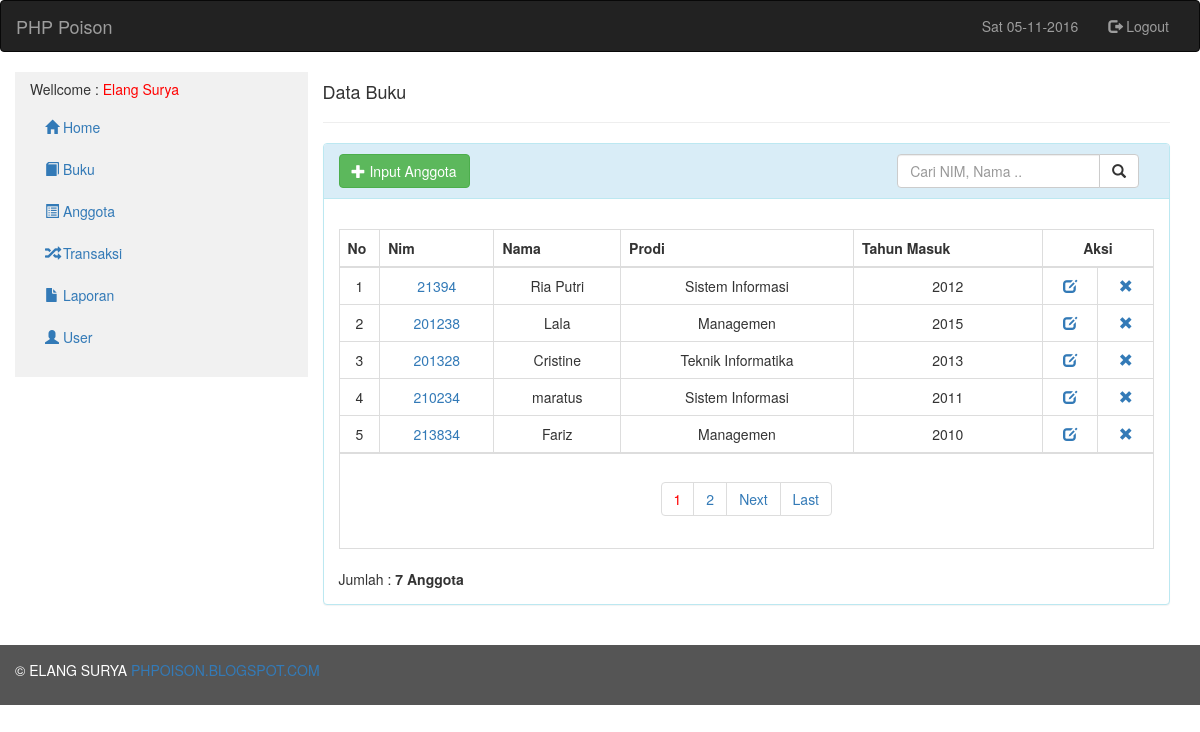
Screenshot of /admin/index.php?page=anggota (signed in) with the database file from the repository.
### tables this page shows
CREATE TABLE `tbl_anggota` (
  `nim` int(11) NOT NULL,
  `nama` varchar(250) NOT NULL,
  `tempat_lahir` varchar(50) NOT NULL,
  `tgl_lahir` varchar(15) NOT NULL,
  `jk` enum('L','P') NOT NULL,
  `prodi` varchar(50) NOT NULL,
  `thn_masuk` varchar(4) NOT NULL
);

### admin/anggota_data.php (the view, shortened to what this page needs)
<div class="col-sm-9">
      <h4>Data Buku</h4>
      <hr>
</div>
<div id="loginbox" style="margin-top: ;" class="mainbox col-md-9">
	<div class="panel panel-info">
		<div class="panel-heading">
			<a href="?page=anggota_input" class="btn btn-large btn-success"><span class="glyphicon glyphicon-plus"></span> Input Anggota</a>
			<div class="pull-right col-md-4">
				<form action="?page=anggota_search" method="post">
					<div class="input-group">
						<input type="text" name="cari" class="form-control" placeholder="Cari NIM, Nama ..">
						<span class="input-group-btn">
							<button type="submit" class="btn btn-default" type="button">
								<span class="glyphicon glyphicon-search"></span>
							</button>
						</span>
					</div>
				</form>
			</div>
		</div>
		<div style="padding-top: 10px" class="panel-body"><br>
			<table class="table table-bordered">
				<thead>
				<tr>
					<th width="5%">No</th>
					<th>Nim</th>
					<th>Nama</th>
					<th>Prodi</th>
					<th>Tahun Masuk</th>
					<th style="text-align: center;" colspan="2">Aksi</th>
				</tr>
				</thead>
				<tbody>
				<?php
				include_once '../inc/class.perpus.php';
				$anggota = new anggota;
				$records_per_page=5;
				$query = "SELECT * FROM tbl_anggota";
				$newquery = $anggota->paging($query,$records_per_page);
				if (empty($page)) {
					$posisi = 0;
				}else{
					$posisi = ($page - 1) * $records_per_page;
				}
				$no=1+$posisi;
				foreach ($anggota->showData($newquery) as $value) {
					?>
					<tr style="text-align: center;">
					<td><?php echo $no; ?></td>
					<td><a href="?page=detil-anggota&nim=<?=$value['nim'];?>"><?php echo $value['nim']; ?></a></td>
					<td><?=$value['nama']; ?></td>
					<td><?=$value['prodi']?></td>
					<td><?=$value['thn_masuk']?></td>
					<td>
						<a href="?page=anggota_edit&nim=<?=$value['nim']?>" title="edit"><span class="glyphicon glyphicon-edit"></span></a>
					</td>
					<td>
						<a href="?page=delete&nim=<?php print($value['nim']) ?>" onclick="return confirm('Anda yakin ingin menghapus data Anggota <?php echo $value['nama']; ?> ?')" title="Hapus"><span class="glyphicon glyphicon-remove"></span></a>
					</td>
					</tr>
					<?php
					$no++;
				}
				?>
				</tbody>
				<tr>
	        <td colspan="7" align="center">
			    <div class="pagination-wrap">
			      <?php $anggota->paginglink($query,$records_per_page); ?>
			    </div>
		  	  </td>
		    </tr>
			</table>
			Jumlah : <b><?php $anggota->jumlah($query); ?> Anggota</b>
		</div>
	</div>
</div>

### rows the page displays
tbl_anggota: nim "21394", nama "Ria Putri", prodi "Sistem Informasi", thn_masuk "2012"
tbl_anggota: nim "201238", nama "Lala", prodi "Managemen", thn_masuk "2015"
tbl_anggota: nim "201328", nama "Cristine", prodi "Teknik Informatika", thn_masuk "2013"
tbl_anggota: nim "210234", nama "maratus", prodi "Sistem Informasi", thn_masuk "2011"
tbl_anggota: nim "213834", nama "Fariz", prodi "Managemen", thn_masuk "2010"

### other values shown
date('D'.' '.'d-m-Y') "Sat 05-11-2016"
$_SESSION['nama'] "Elang Surya"
$row "7"
